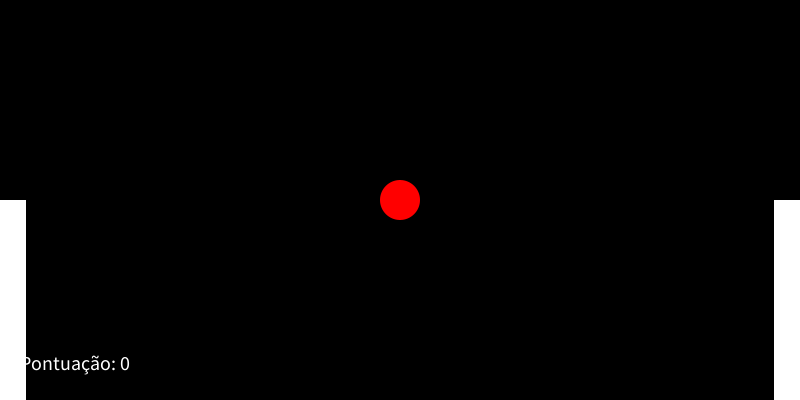
Frame 1 (no input)
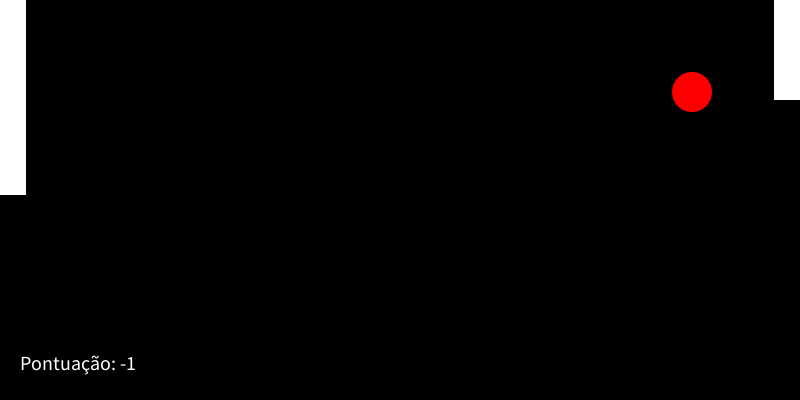
Frame 60 (the mouse pressed at the canvas centre just before this capture)
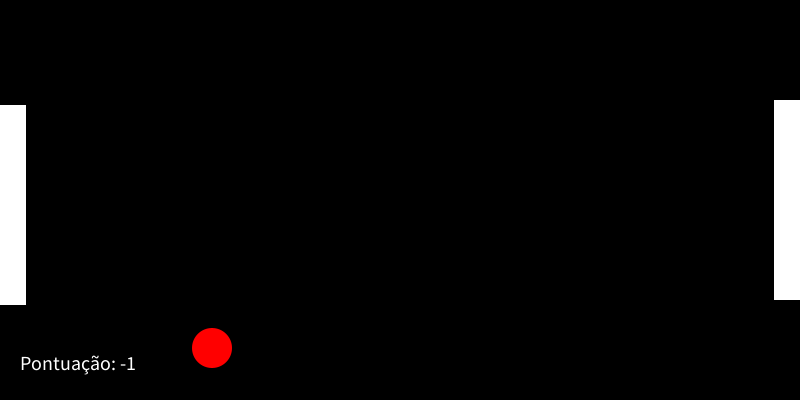
Frame 120 (the mouse held since frame 60 and released just before this capture)

The Processing sketch that drew these frames (run headless with seeded random() and noise(); from frame 60 on, the mouse is pressed at the canvas centre):

// Processing sketch: PingPong2
// ── PingPong2.pde
PVector player, ball, player2;
float ballSpeedX, ballSpeedY, ballSize, largura, altura;
float player2SpeedY;
int playerScore, p;

// Setup
void setup(){
  //fullScreen(); // Android
  //orientation(LANDSCAPE); // Android
  size(800, 400);
  
  player = new PVector();
  player2 = new PVector();
  ball = new PVector();
  
  altura = height/2;
  largura = width/30;
  ball.x = width/2;
  ball.y = height/2;
  player.x = width-largura;
  player.y = height/2;
  player2.x = 0;
  player2.y = height/2;
  ballSize = width/20;
  ballSpeedX = width/100;
  ballSpeedY = width/100;
  player2SpeedY = width/150;
  
  println(String.format("Ball Speed X: %.0f \nBall Speed Y: %.0f \nBall Size: %.0f \nAltura: %.0f \nLargura: %.0f",ball.x,ball.y,ballSize, altura, largura));
}

// Draw
void draw(){
  background(0);
  drawBall();
  drawPlayer();
  drawPlayer2();
  scoreText();
}

// Draw Ball
void drawBall(){
  fill(255, 0, 0);
  noStroke();
  ellipse(ball.x, ball.y, ballSize, ballSize);
  ball.x += ballSpeedX;
  ball.y += ballSpeedY;
  ballBoundary();
}

// Draw Player
void drawPlayer(){
  fill(255);
  rect(player.x, player.y, largura, altura);
  player.y = mouseY - altura/2;
}

// Draw Player 2
void drawPlayer2(){
  fill(255);
  rect(player2.x, player2.y, largura, altura);
  if(player2.y + altura> ball.y){
    player2.y -= player2SpeedY;
  }else{
    player2.y += player2SpeedY;
  }
}

// Score Text
void scoreText(){
  fill(255);
  textSize(20);
  text("Pontuação: "+playerScore, 20, 370);
}

// Ball Boundary
void ballBoundary(){
  if(ball.y < ballSize/2){
    ballSpeedY = -ballSpeedY;
    ball.y = ballSize/2;
  }else if(ball.y + ballSize/2 > height){
    ballSpeedY = -ballSpeedY;
    ball.y = height-ballSize/2;
  }else if(ball.x + ballSize/2 > player.x && ball.x + ballSize/2 < player.x + largura){
    if(ball.y > player.y && ball.y < player.y + altura){
      ballSpeedX = -ballSpeedX;
    }
  }else if(ball.x - ballSize/2 > 0 && ball.x - ballSize/2 < largura){
    if(ball.y > player2.y && ball.y < player2.y + altura){
      ballSpeedX = -ballSpeedX;
    }
  }else if(ball.x + ballSize/2 > width ){
    playerScore--;
    ballSpeedX = -ballSpeedX;
    ball.x = width-ballSize/2;
  }else if(ball.x - ballSize/2 < 0){
    ballSpeedX = -ballSpeedX;
    ball.x = ballSize/2;
    playerScore++;
  }
  alterarVel();
}

void alterarVel(){
  if(playerScore != p){
    if(p < playerScore){
      ballSpeedX -= playerScore/15;
      ballSpeedY -= playerScore/15;
    }else{
      ballSpeedX += playerScore/15;
      ballSpeedY += playerScore/15;
    }p = playerScore;
  }
}
